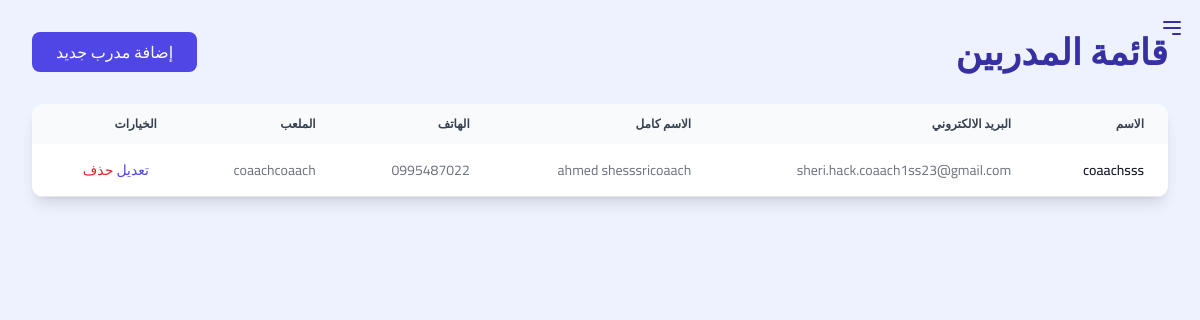
Page /club_dashboard/viewCoachs (signed in) on the earlier database version.
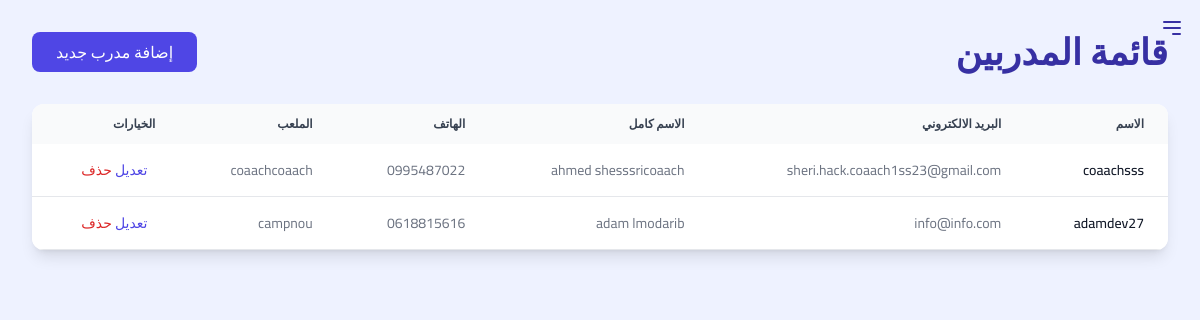
Same page on the later database version.
### accounts/models.py (models this page shows)
class UserProfile(models.Model):
    user = models.OneToOneField(User, on_delete=models.CASCADE)
    account_type = models.CharField(max_length=250, choices=AccountTypeChoices)
    creation_date = models.DateTimeField(auto_now_add=True)
    director_profile = models.ForeignKey('DirectorProfile', on_delete=models.SET_NULL, null=True, blank=True)
    student_profile = models.ForeignKey('StudentProfile', on_delete=models.SET_NULL, null=True, blank=True)
    Coach_profile = models.ForeignKey('CoachProfile', on_delete=models.SET_NULL, null=True, blank=True)

class CoachProfile(models.Model):
    full_name = models.CharField(max_length=50)
    phone = models.CharField(max_length=50)
    stadium = models.CharField(max_length=50)
    club = models.ForeignKey('ClubsModel', on_delete=models.SET_NULL, null=True)
    creation_date = models.DateTimeField(auto_now_add=True)

### club_dashboard/views.py (the view)
# urls.py: path('viewCoachs', views.viewCoachs, name="viewCoachs"),
def viewCoachs(request):
    user = request.user
    coach_userprofile = UserProfile.objects.filter(account_type='4', Coach_profile__club=user.userprofile.director_profile.club)
    return render(request, 'club_dashboard/coachs/viewCoachs.html', {'coach_userprofile':coach_userprofile})

### templates/club_dashboard/coachs/viewCoachs.html
{% extends "base_club_dashboard.html" %} {% block content %}
<div class="xl:pr-[20%] bg-indigo-50 w-full px-4 md:px-8 min-h-screen pb-12">
  <div class="flex justify-between items-center py-8">
    <h1 class="text-4xl font-bold text-indigo-800">قائمة المدربين</h1>
    <a
      href="/club_dashboard/addCoach"
      class="bg-indigo-600 text-white px-6 py-2 rounded-lg hover:bg-indigo-700 transition duration-300"
    >
      إضافة مدرب جديد
    </a>
  </div>
  <div class="bg-white rounded-xl shadow-lg overflow-hidden">
    <table class="w-full text-sm text-right text-gray-500">
      <thead class="text-xs text-gray-700 uppercase bg-gray-50">
        <tr>
          <th scope="col" class="px-6 py-3">الاسم</th>
          <th scope="col" class="px-6 py-3">البريد الالكتروني</th>
          <th scope="col" class="px-6 py-3">الاسم كامل</th>
          <th scope="col" class="px-6 py-3">الهاتف</th>
          <th scope="col" class="px-6 py-3">الملعب</th>
          <th scope="col" class="px-6 py-3">الخيارات</th>
        </tr>
      </thead>
      <tbody>
        {% for coach in coach_userprofile %}
        <tr class="bg-white border-b hover:bg-gray-50">
          <td class="px-6 py-4 font-medium text-gray-900">
            {{ coach.user.username }}
          </td>
          <td class="px-6 py-4">{{ coach.user.email }}</td>
          <td class="px-6 py-4">{{ coach.Coach_profile.full_name }}</td>
          <td class="px-6 py-4">{{ coach.Coach_profile.phone }}</td>
          <td class="px-6 py-4">{{ coach.Coach_profile.stadium }}</td>
          <td class="px-6 py-4">
            <a href="#" class="font-medium text-indigo-600 hover:underline mr-2"
              >تعديل</a
            >
            <a href="#" class="font-medium text-red-600 hover:underline">حذف</a>
          </td>
        </tr>
        {% empty %}
        <tr class="bg-white border-b">
          <td colspan="6" class="px-6 py-4 text-center text-gray-500">
            لا يوجد مدربين حالياً
          </td>
        </tr>
        {% endfor %}
      </tbody>
    </table>
  </div>
</div>
{% endblock %}

Differences in the rows shown:
added UserProfile: user.username "adamdev27", user.email "info@info.com", Coach_profile.full_name "adam lmodarib", Coach_profile.phone "0618815616", Coach_profile.stadium "campnou"
